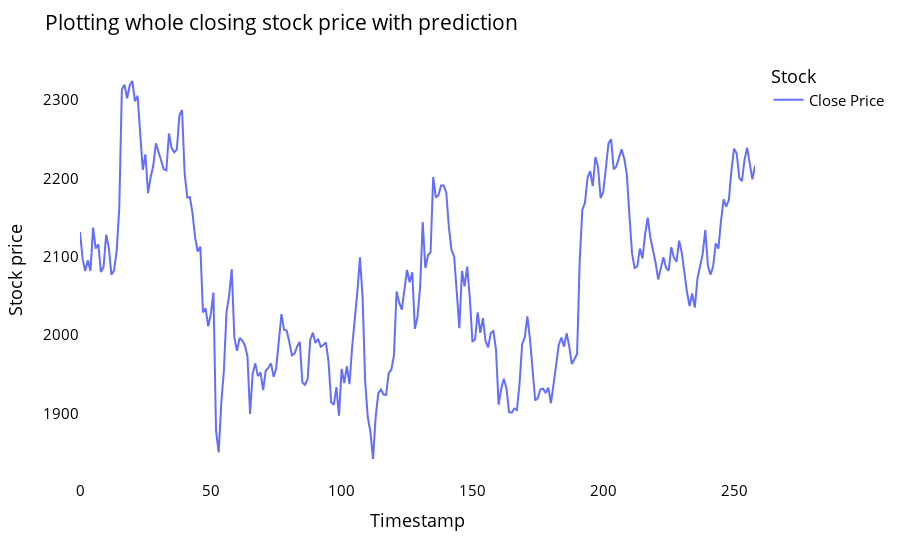

Here is the notebook cell this chart was saved with:
### Markdown cell above
<a name="svrwholepred"></a>

#### Plotting whole closing stock price with prediction

### Code cell
svrdf=closedf.tolist()
svrdf.extend((np.array(lst_output).reshape(-1,1)).tolist())
svrdf=scaler.inverse_transform(svrdf).reshape(1,-1).tolist()[0]

names = cycle(['Close Price'])

fig = px.line(svrdf,labels={'value': 'Stock price','index': 'Timestamp'})
fig.update_layout(title_text='Plotting whole closing stock price with prediction',
                  plot_bgcolor='white', font_size=15, font_color='black',legend_title_text='Stock')
fig.for_each_trace(lambda t:  t.update(name = next(names)))
fig.update_xaxes(showgrid=False)
fig.update_yaxes(showgrid=False)
fig.show()

### Figure 1 — Plotly figure (JSON) as saved in the notebook; plotly's stock layout.template omitted (floating-point values rounded to 4 significant figures; data arrays with more than 128 entries replaced by an {"elided": "..."} marker saying what was removed)
{"data": [{"hovertemplate": "variable=0<br>Timestamp=%{x}<br>Stock price=%{y}<extra></extra>", "legendgroup": "0", "line": {"color": "#636efa", "dash": "solid"}, "marker": {"symbol": "circle"}, "mode": "lines", "name": "Close Price", "orientation": "v", "showlegend": true, "type": "scatter", "x": {"elided": "259 int values"}, "xaxis": "x", "y": {"elided": "259 float values"}, "yaxis": "y"}], "layout": {"autosize": true, "font": {"color": "black", "size": 15}, "legend": {"title": {"text": "Stock"}, "tracegroupgap": 0}, "margin": {"t": 60}, "plot_bgcolor": "white", "title": {"text": "Plotting whole closing stock price with prediction"}, "xaxis": {"anchor": "y", "autorange": true, "domain": [0, 1], "range": [0, 258], "showgrid": false, "title": {"text": "Timestamp"}, "type": "linear"}, "yaxis": {"anchor": "x", "autorange": true, "domain": [0, 1], "range": [1815.0, 2351.0], "showgrid": false, "title": {"text": "Stock price"}, "type": "linear"}}}
